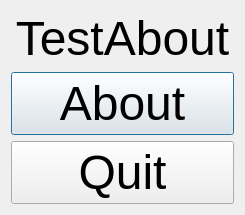
<?xml version="1.0" encoding="UTF-8"?>
<ui version="4.0">
 <class>QtTestAboutMainDialog</class>
 <widget class="QDialog" name="QtTestAboutMainDialog">
  <property name="geometry">
   <rect>
    <x>0</x>
    <y>0</y>
    <width>245</width>
    <height>211</height>
   </rect>
  </property>
  <property name="font">
   <font>
    <pointsize>36</pointsize>
   </font>
  </property>
  <property name="windowTitle">
   <string>QtTestAboutMainDialog</string>
  </property>
  <layout class="QVBoxLayout" name="verticalLayout">
   <item>
    <widget class="QLabel" name="label">
     <property name="text">
      <string>TestAbout</string>
     </property>
     <property name="alignment">
      <set>Qt::AlignCenter</set>
     </property>
    </widget>
   </item>
   <item>
    <widget class="QPushButton" name="button_about">
     <property name="text">
      <string>About</string>
     </property>
    </widget>
   </item>
   <item>
    <widget class="QPushButton" name="button_quit">
     <property name="text">
      <string>Quit</string>
     </property>
    </widget>
   </item>
  </layout>
 </widget>
 <layoutdefault spacing="6" margin="11"/>
 <resources/>
 <connections/>
</ui>
